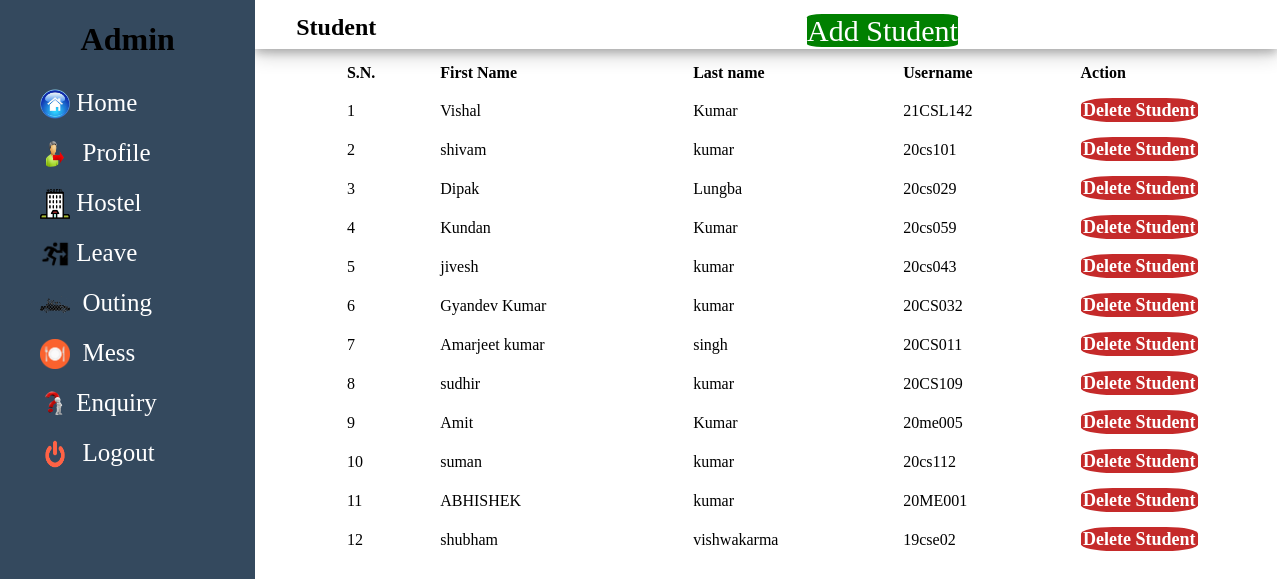
Page /manage-student (signed in) on the committed database.
### home/models.py (models this page shows, shortened)
class AddStudent(models.Model):
    first_name = models.CharField(max_length=50)
    last_name = models.CharField(max_length=50)
    father_first_name = models.CharField(max_length=50)
    father_last_name = models.CharField(max_length=50)
    mobile_number = models.CharField(max_length=15)
    alternate_number = models.CharField(max_length=50)
    email_id = models.CharField(max_length=50)
    gender = models.CharField(max_length=50,null=True)
    blood_group = models.CharField(max_length=50, null=True)
    college_name = models.CharField(max_length=50)
    semester = models.CharField(max_length=50)
    roll_no = models.CharField(max_length=50)
    dob = models.CharField(max_length=50)
    hostel = models.CharField(max_length=50, null=True)
    floor = models.CharField(max_length=50, null=True)
    room_number = models.CharField(max_length=50)
    status = models.BooleanField('Aproved', default=False)
    Aaa = models.CharField(max_length=50, null=True)
    Aab = models.CharField(max_length=50, null=True)

### home/views.py (the view)
# urls.py: path('manage-student', views.manage_student, name='manage-student' ),
def manage_student(request):
    if request.user.is_anonymous:
        return redirect('/login')
    else:
        student = AddStudent.objects.all()
        s = {'student':student}
        return render(request, 'manage-student.html',s)

### templates/manage-student.html
{% extends "side-menu.html" %}
{% block body %}
<div class="main">
    <div class="row">
      <div class="row-main">
        <div class="row-man-col">
    <h2>Student</h2>
    </div>
    <div class="row-man-col">
    <a href="add-student" class="btn-admin ">Add Student</a>
    </div>
    </div>
    <div class="row1">
    <table class="tbl-full">
                <tr>
                    <th>S.N.</th>
                    <th>First Name</th>
                    <th>Last name</th>
                    <th>Username</th>
                    <th>Action</th>
                </tr>
                {% for  i in student %}
                <tr>
                  <td>{{ forloop.counter}}</td>
                   <td>{{ i.first_name}}</td>
                   <td>{{ i.last_name}}</td>
                   <td>{{ i.roll_no}}</td>
                  <td>
                <a href ="#" class ="btn-danger">Delete Student</a>
                 </td>
                </tr>
                {% endfor %}
    </table>
    </div>
</div>
{% endblock body %}

### static/css/style.css (style rules this page uses)
* { margin: 0; padding: 0; box-sizing: border-box; }
body { min-height: 100vh; }
a { text-decoration: none; color: white; }
h1, h2 { color: rgb(0, 0, 0); }
table { padding: 10px; margin-left: 7%; }
th, td { text-align: left; padding: 8px; }
.main { background: rgb(255, 255, 255); height: 100vh; width: 80%; margin-left: 20%; }
.row { background: rgb(255, 255, 255); height: 50px; width: 100%; margin-top: -19px; box-shadow: 0 4px 8px 0 rgba(0, 0, 0, 0.2), 0 6px 20px 0 rgba(0, 0, 0, 0.20); }
.row-main { width: 100%; height: 30px; margin: auto; float: left; margin-left: 4%; margin-top: 15px; }
.row-man-col { width: 50%; height: 20px; float: left; }
.btn-admin { background: green; font-size: 30px; border-radius: 10%; color: white; margin-top: 5px; }
.tbl-full { width: 100%; }
.btn-danger { background-color: #c52a2a; padding: 1%; font-size: 18px; color: white; text-decoration: none; border-radius: 27%; font-weight: bold; }

### rows in the picture
AddStudent: first_name "Vishal", last_name "Kumar", roll_no "21CSL142"
AddStudent: first_name "shivam", last_name "kumar", roll_no "20cs101"
AddStudent: first_name "Dipak", last_name "Lungba", roll_no "20cs029"
AddStudent: first_name "Kundan", last_name "Kumar", roll_no "20cs059"
AddStudent: first_name "jivesh", last_name "kumar", roll_no "20cs043"
AddStudent: first_name "Gyandev Kumar", last_name "kumar", roll_no "20CS032"
AddStudent: first_name "Amarjeet kumar", last_name "singh", roll_no "20CS011"
AddStudent: first_name "sudhir", last_name "kumar", roll_no "20CS109"
AddStudent: first_name "Amit", last_name "Kumar", roll_no "20me005"
AddStudent: first_name "suman", last_name "kumar", roll_no "20cs112"
AddStudent: first_name "ABHISHEK", last_name "kumar", roll_no "20ME001"
AddStudent: first_name "shubham", last_name "vishwakarma", roll_no "19cse02"
